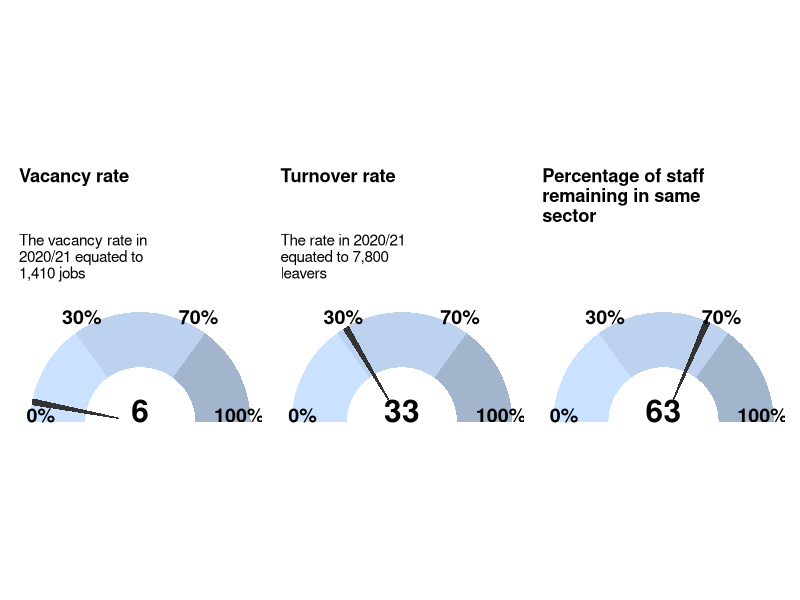
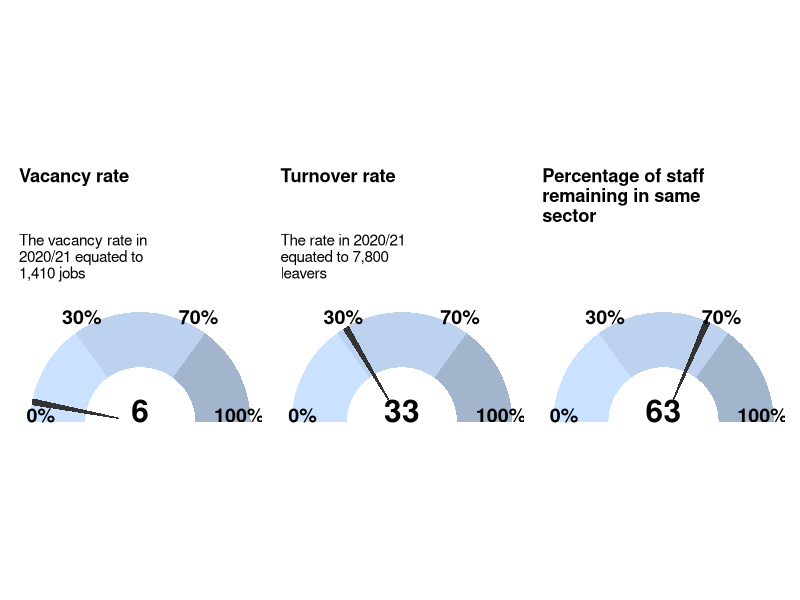

Write R code to recreate these figures, in order.
# Social care gauge charts - just for visual fun
library(tidyverse)
library(patchwork)

save_place <- '~/Documents/JSNA/latex_summary/images/'

gg.gauge <- function(pos,the_title,the_subtitle,breaks=c(0,30,70,100)) {
  require(ggplot2)
  get.poly <- function(a,b,r1=0.5,r2=1.0) {
    th.start <- pi*(1-a/100)
    th.end   <- pi*(1-b/100)
    th       <- seq(th.start,th.end,length=100)
    x        <- c(r1*cos(th),rev(r2*cos(th)))
    y        <- c(r1*sin(th),rev(r2*sin(th)))
    return(data.frame(x,y))
  }
  ggplot()+ 
    geom_polygon(data=get.poly(breaks[1],breaks[2]),aes(x,y),fill="lightsteelblue1")+
    geom_polygon(data=get.poly(breaks[2],breaks[3]),aes(x,y),fill="lightsteelblue2")+
    geom_polygon(data=get.poly(breaks[3],breaks[4]),aes(x,y),fill="lightsteelblue3")+
    geom_polygon(data=get.poly(pos-1,pos+1,0.2),aes(x,y))+
    geom_text(data=as.data.frame(breaks), size=5, fontface="bold", vjust=0,
              aes(x=0.9*cos(pi*(1-breaks/100)),y=1.1*sin(pi*(1-breaks/100)),label=paste0(breaks,"%")))+
    annotate("text",x=0,y=0,label=pos,vjust=0,size=8,fontface="bold")+
    coord_fixed()+
    theme_bw()+
    theme(axis.text=element_blank(),
          axis.title=element_blank(),
          axis.ticks=element_blank(),
          panel.grid=element_blank(),
          panel.border=element_blank(),
          plot.title=element_text(face='bold'))+
    labs(title = the_title,
         subtitle = the_subtitle)
}



dial_1 <- gg.gauge(6,'Vacancy rate\n\n','The vacancy rate in\n2020/21 equated to\n1,410 jobs\n')
dial_2 <- gg.gauge(33,'Turnover rate\n\n','The rate in 2020/21\nequated to 7,800\nleavers\n')
dial_3 <- gg.gauge(63,'Percentage of staff\nremaining in same\nsector','')

all_the_dials <- dial_1 + dial_2 + dial_3

# +
#   plot_annotation(title = 'A bunch of dial charts',
#                   subtitle = 'West Sussex, 2021')

print(all_the_dials)
ggsave(paste0(save_place,'workforce_dial_chart.png'), plot = all_the_dials, width = 30, height = 10, units = 'cm', dpi = 'print')
